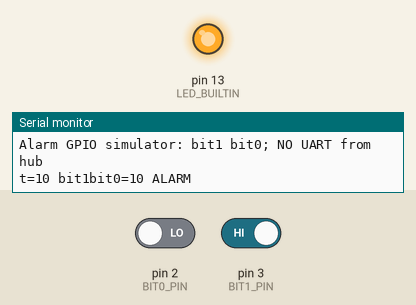
Recording of a sketch running on a simulated Arduino Uno, built with avr-gcc and run on an emulated ATmega328P. Shown: output pins drawn as LEDs (lit = HIGH), the last lines printed to the serial monitor. Dashed ring = blinking. The test bench sets the inputs (shaded band); at power-on: pin 2 (BIT0_PIN) LOW, pin 3 (BIT1_PIN) HIGH.

Above: at 1.2 s.
1.3 s: pin 2 (BIT0_PIN) driven HIGH
At 1.43 s:
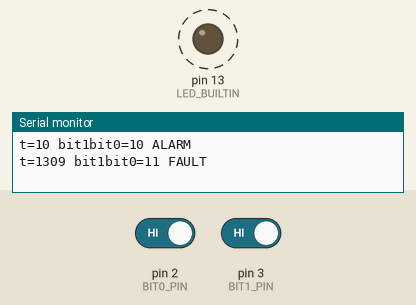
4.3 s: pin 3 (BIT1_PIN) driven LOW
At 5.4 s:
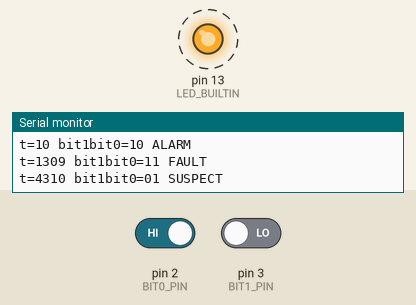
7.3 s: pin 2 (BIT0_PIN) driven LOW
8.8 s: pin 3 (BIT1_PIN) driven HIGH
At 10.2 s:
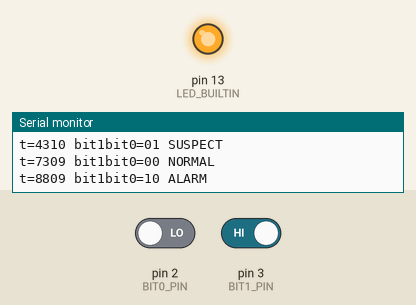
Timing chart, 0 to 11.3 s (numbered marks = the images above; inputs shaded):
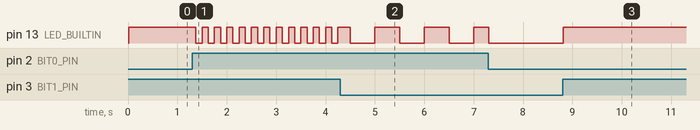

The sketch:

arduino_alarm_sim.ino
```cpp
#include <Arduino.h>
const uint8_t BIT0_PIN=2, BIT1_PIN=3;
uint8_t current=255, candidate=255;
unsigned long candidateSince;
// Optional RGB/buzzer work belongs only in this function; keep it nonblocking.
void updateOutputs(uint8_t state,unsigned long now) {
    bool on=false;
    switch (state) {
    case 0: on=false; break;                   // NORMAL: off
    case 1: on=(now%1000UL)<500; break;        // SUSPECT: 1 Hz
    case 2: on=true; break;                    // ALARM: solid
    case 3: on=(now%250UL)<125; break;         // FAULT: 4 Hz
    }
    digitalWrite(LED_BUILTIN,on?HIGH:LOW);
}
void setup() {
    // External 10k pull-downs are required; Uno has no INPUT_PULLDOWN.
    pinMode(BIT0_PIN,INPUT); pinMode(BIT1_PIN,INPUT); pinMode(LED_BUILTIN,OUTPUT);
    Serial.begin(9600); Serial.println(F("Alarm GPIO simulator: bit1 bit0; NO UART from hub"));
}
void loop() {
    unsigned long now=millis();
    uint8_t bits=(digitalRead(BIT1_PIN)?2:0) | (digitalRead(BIT0_PIN)?1:0);
    // Suppress the short intermediate code while STM32 writes separate GPIO ports.
    if (bits!=candidate) { candidate=bits; candidateSince=now; }
    if (candidate!=current && now-candidateSince>=10UL) {
        current=candidate;
        Serial.print(F("t=")); Serial.print(now); Serial.print(F(" bit1bit0="));
        Serial.print((current>>1)&1); Serial.print(current&1); Serial.print(' ');
        switch (current) {
        case 0: Serial.println(F("NORMAL")); break;
        case 1: Serial.println(F("SUSPECT")); break;
        case 2: Serial.println(F("ALARM")); break;
        default: Serial.println(F("FAULT")); break;
        }
    }
    updateOutputs(current==255?0:current,now);
}
```

Measured:
- after the input at 1.3 s, pin 13 (LED_BUILTIN): alternates HIGH for 0.12 s and LOW for 0.12 s, starting after 0.08 s
- after the input at 4.3 s, pin 13 (LED_BUILTIN): alternates HIGH for 0.50 s and LOW for 0.50 s, starting after 0.20 s
- after the input at 8.8 s, pin 13 (LED_BUILTIN): LOW → HIGH at once
